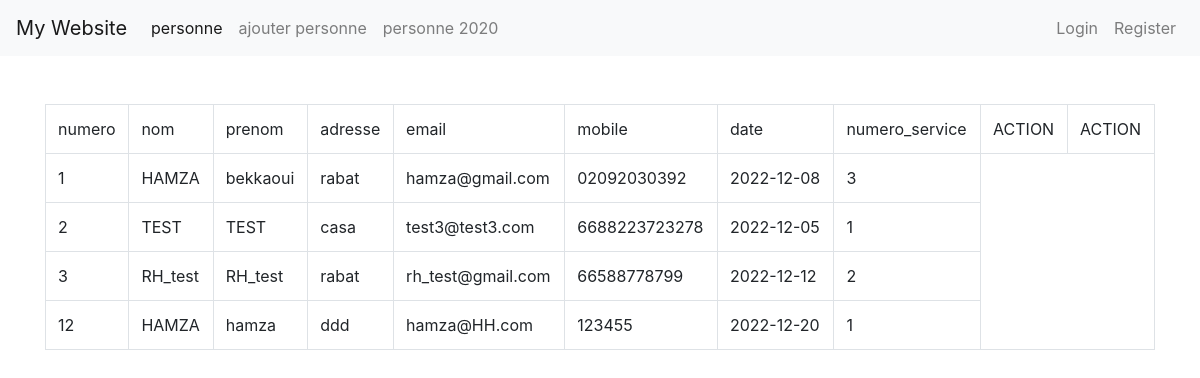
Screenshot of /TP_PHP_C/show_with_c.php with the database file from the repository.
### tables this page shows
CREATE TABLE `personnel` (
  `numero` int(11) NOT NULL,
  `nom` varchar(100) NOT NULL,
  `prenom` varchar(100) NOT NULL,
  `adresse` varchar(100) NOT NULL,
  `email` varchar(100) NOT NULL,
  `mobile` varchar(100) NOT NULL,
  `date` date NOT NULL,
  `numero_service` int(11) NOT NULL
);

### TP_PHP_C/show_with_c.php (the view, shortened to what this page needs)
<?php
require('db.php');
$sql = 'select * from personnel where YEAR(date) > "2020" ';
$all = $connection->prepare($sql);
$all->execute();
$data = $all->fetchAll(PDO::FETCH_ASSOC);
function displayArrayAsTable($array)
{
    echo '<div class="container mt-5"> <table class="table table-bordered">';
    foreach ($array as $row) {
        echo '<tr>';
        foreach ($row as $key => $value) {
            echo '<td>' . $key . '</td>';
        }
        echo '<td>ACTION</td>';
        echo '<td>ACTION</td>';
        break;
    }
    foreach ($array as $data) {
        echo '<tr>';
        $numero = $data['numero'];
        $nom = $data['nom'];
        $prenom = $data['prenom'];
        $adresse = $data['adresse'];
        $email = $data['email'];
        $mobile = $data['mobile'];
        $date_r = $data['date'];
        $service = $data['numero_service'];
        echo '<td>' . $numero . '</td>';
        echo '<td>' . $nom . '</td>';
        echo '<td>' . $prenom . '</td>';
        echo '<td>' . $adresse . '</td>';
        echo '<td>' . $email . '</td>';
        echo '<td>' . $mobile . '</td>';
        echo '<td>' . $date_r . '</td>';
        echo '<td>' . $service . '</td>';
        echo '</tr>';
    }
    echo '</table></div>';
}
?>
<!DOCTYPE html>
<html lang="en">
<head>
</head>
<body>
    <?php
    require('navBar.php');
    displayArrayAsTable($data);
    ?>
</body>
</html>

### rows the page displays
personnel: key "numero", key "nom", key "prenom", key "adresse", key "email", key "mobile", key "date", key "numero_service", numero "1", nom "HAMZA", prenom "bekkaoui", adresse "rabat", email "hamza@gmail.com", mobile "02092030392", date "2022-12-08", numero_service "3"
personnel: numero "2", nom "TEST", prenom "TEST", adresse "casa", email "test3@test3.com", mobile "6688223723278", date "2022-12-05", numero_service "1"
personnel: numero "3", nom "RH_test", prenom "RH_test", adresse "rabat", email "rh_test@gmail.com", mobile "66588778799", date "2022-12-12", numero_service "2"
personnel: numero "12", nom "HAMZA", prenom "hamza", adresse "ddd", email "hamza@HH.com", mobile "123455", date "2022-12-20", numero_service "1"
